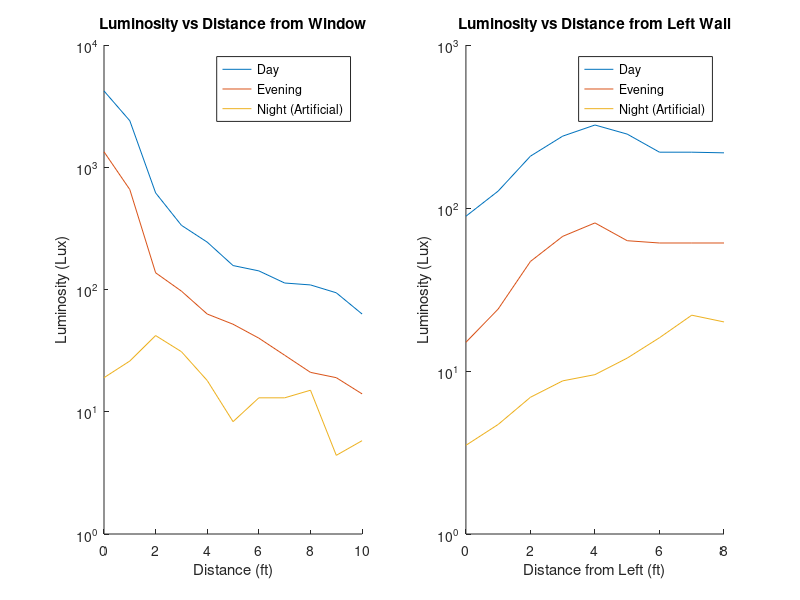
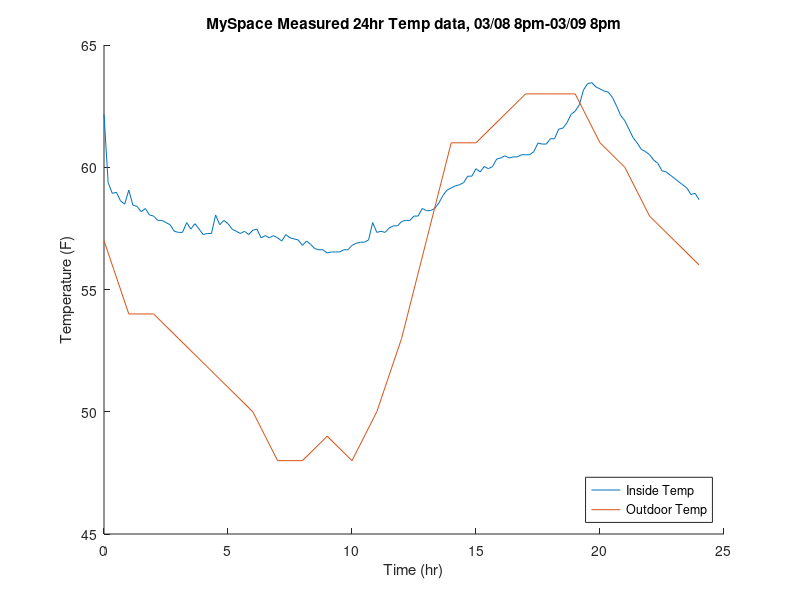

Recreate these plots in MATLAB, in order.
%%MAE125D4
clear all;
clc;
close all;


%%Part 1 &all in Lux
feetfromwnd=0:1:10;
feetfromwall=0:1:8;
wind_to_wall_day=[4207 2401 617 335 244 157 142 113 109 94 63];
wall_to_wall_day=[89 127 208 276 323 284 220 220 218];
wind_to_wall_evening=[1338 657 137 97 63 52 40 29 21 19 14];
wall_to_wall_evening=[15 24 47 67 81 63 61 61 61];
wind_to_wall_night=[19 26 42 31 18 8.3 13 13 15 4.4 5.8];
wall_to_wall_night=[3.5 4.7 6.9 8.7 9.5 12 16 22 20];
figure(1)
subplot(1,2,1)
hold on;
plot(feetfromwnd,wind_to_wall_day)
plot(feetfromwnd,wind_to_wall_evening)
plot(feetfromwnd,wind_to_wall_night)
set(gca, 'YScale', 'log')
title('Luminosity vs Distance from Window')
xlabel('Distance (ft)')
ylabel('Luminosity (Lux)')
legend('Day', 'Evening', 'Night (Artificial)')
hold off;

subplot(1,2,2)
hold on;
plot(feetfromwall,wall_to_wall_day)
plot(feetfromwall,wall_to_wall_evening)
plot(feetfromwall,wall_to_wall_night)
set(gca, 'YScale', 'log')
title('Luminosity vs Distance from Left Wall')
xlabel('Distance from Left (ft)')
ylabel('Luminosity (Lux)')
legend('Day', 'Evening', 'Night (Artificial)')
hold off;


%%Part 2 -all in lux- 
%reflexivity 
%Wall 1: 13 @, 8.6 away, Wall 2: 4.2@, 2.7 away, Wall 3: 2.5@, 1.3 away. Wall 4: 2.6@, 1.7 away
%floor: 6.7@, 2.7 away, ceiling 2.1 @, 1.5 away
%transmisivity: 113 outside, 84 inside


%%Part 3

time= 0:(1/6):24 ;
measuredtemp= [ 16.757702626
15.2059274049
14.9626279753
14.987138528
14.7908784468
14.7171764275
15.036140989
14.69259628
14.6680096986
14.5449796564
14.6188171629
14.4710832725
14.4464379761
14.3477904613
14.3477904613
14.2984266503
14.2490359409
14.1007009428
14.0759544963
14.0759544963
14.2984266503
14.1501732355
14.2737346671
14.1501732355
14.0264409093
14.051201158
14.051201158
14.4710832725
14.2490359409
14.3477904613
14.2737346671
14.1501732355
14.1007009428
14.051201158
14.1007009428
14.0264409093
14.1254405164
14.1501732355
13.9521185128
14.0016737314
13.9521185128
14.0016737314
13.9521185128
13.877733245
14.0264409093
13.9521185128
13.9273304344
13.9025353515
13.7800063124
13.877733245
13.803284595
13.7054736931
13.6806151625
13.6806151625
13.6059963288
13.6308764996
13.6308764996
13.6308764996
13.6806151625
13.6806151625
13.7800063124
13.8281078858
13.8529240961
13.8529240961
13.9025353515
14.2984266503
14.0759544963
14.1007009428
14.0759544963
14.174899119
14.2243304531
14.2243304531
14.3231119089
14.3477904613
14.3477904613
14.4464379761
14.4464379761
14.6188171629
14.5695986763
14.5695986763
14.6188171629
14.7417501593
14.9135881376
15.036140989
15.0851187081
15.1325424112
15.1570101692
15.2059274049
15.3525341156
15.3525341156
15.523304307
15.4501524718
15.5720429613
15.523304307
15.5720429613
15.7424461992
15.7667666258
15.8153904769
15.7667666258
15.7910813795
15.7910813795
15.8396939348
15.8396939348
15.8396939348
15.9125706378
16.1066645095
16.0824219924
16.0824219924
16.2035803293
16.2035803293
16.4213280126
16.443985497
16.5647483215
16.757702626
16.8299774133
16.9743934508
17.3106884947
17.4545333652
17.478491459
17.3826316583
17.3346741809
17.2866981566
17.2627031511
17.1426575788
16.9503363715
16.733601034
16.6130173921
16.4213280126
16.2277958036
16.1066645095
15.9611272135
15.9125706378
15.8396939348
15.7181200829
15.6451074282
15.4745422867
15.4501524718
15.3769476034
15.3036892398
15.2303769172
15.1570101692
15.0851187081
14.9381111844
14.9626279753
14.8154330384] ;

measuredtemp = (9/5)*measuredtemp + 32; %converted to farenheit
hourlytimes= 0:1:24;
outsideweather = [57 54 54 53 52 51 50 48 48 49 48 50 53 57 61 61 62 63 63 63 61 60 58 57 56 ];
figure(3)
hold on;
plot(time,measuredtemp)
plot(hourlytimes,outsideweather)
legend( 'Inside Temp', 'Outdoor Temp', 'Location', 'southeast')
title('MySpace Measured 24hr Temp data, 03/08 8pm-03/09 8pm')
xlabel('Time (hr)')
ylabel('Temperature (F)')
hold off;

